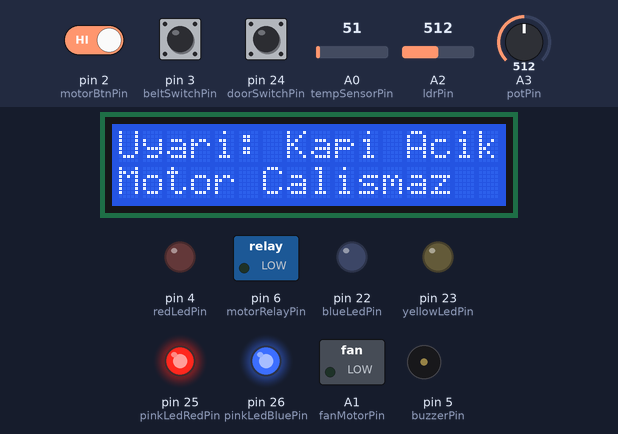
Simulated run of this sketch. Board: Arduino Mega 2560, built with avr-gcc and run on an emulated ATmega2560. On the bench: 16×2 character LCD, switched loads named in the sketch (green lamp = pin HIGH), output pins drawn as LEDs (lit = HIGH), buzzer (waves = sounding, pin HIGH). The inputs (shaded band) are chosen by the test bench; at power-on: pin 24 (doorSwitchPin) HIGH, pin 2 (motorBtnPin) HIGH, pin 3 (beltSwitchPin) HIGH, A0 (tempSensorPin) = 51, A2 (ldrPin) = 512, A3 (potPin) = 512.

Above: at 1.2 s.
1.3 s: pin 24 (doorSwitchPin) pulled LOW for 3.2 s
At 2.5 s:
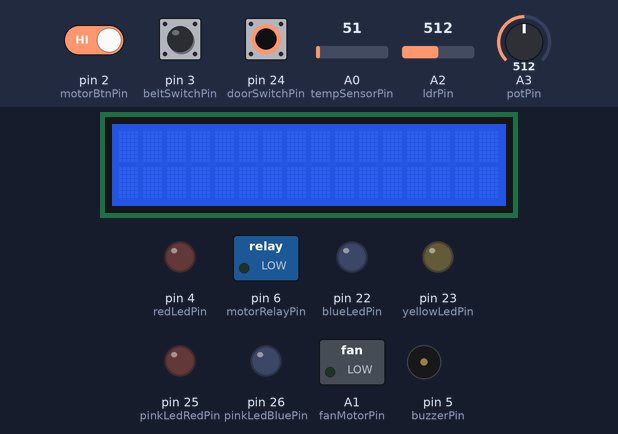
6.8 s: pin 2 (motorBtnPin) driven LOW and pin 24 (doorSwitchPin) driven LOW
At 7.9 s:
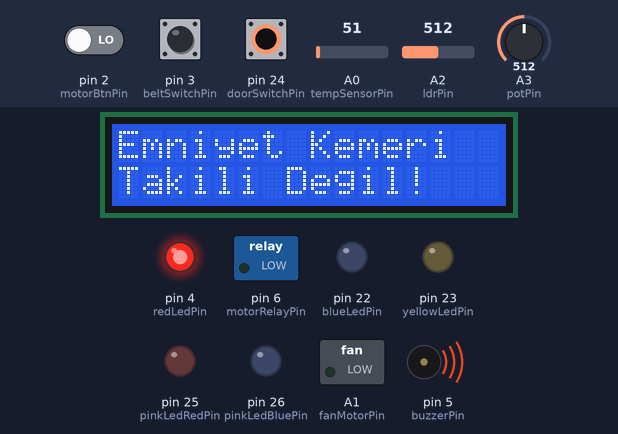
8.5 s: pin 3 (beltSwitchPin) pulled LOW for 0.15 s
At 8.9 s:
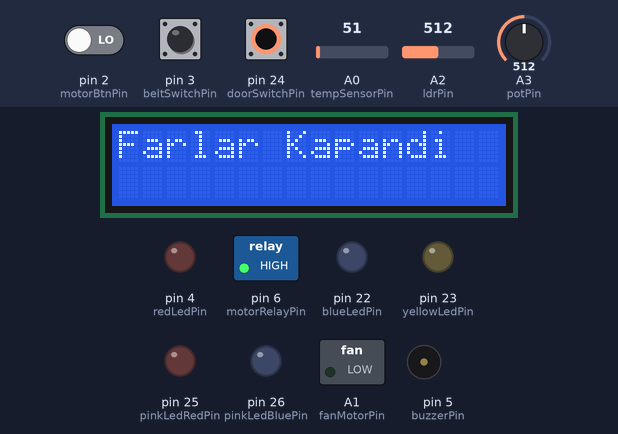
10.5 s: pin 24 (doorSwitchPin) driven HIGH
At 10.92 s:
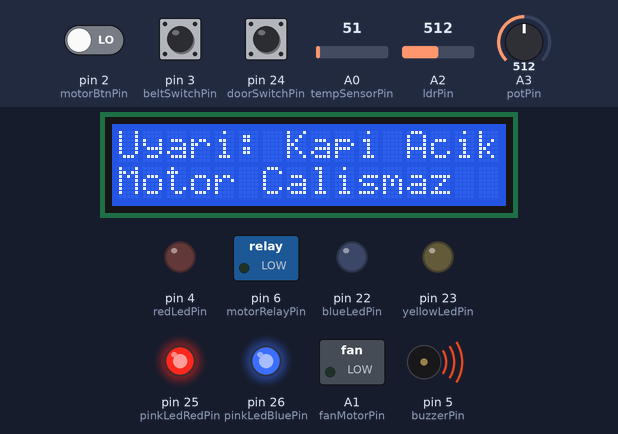
12.6 s: pin 24 (doorSwitchPin) driven LOW
At 13.9 s:
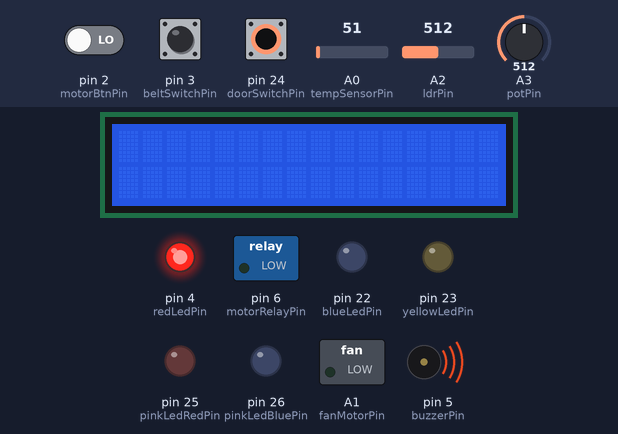
14.2 s: pin 3 (beltSwitchPin) pulled LOW for 1 s
At 15.9 s:
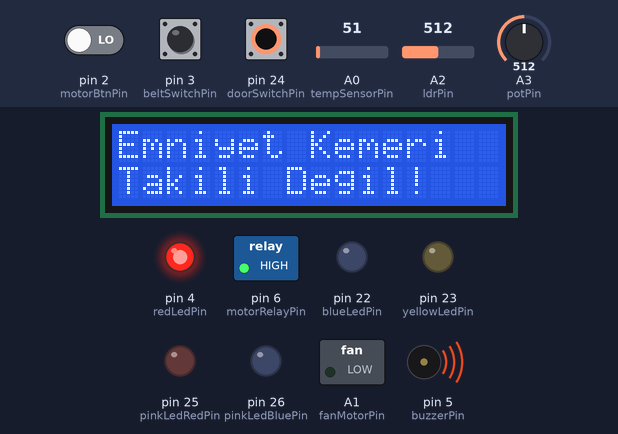
Timing chart, 0 to 17.4 s (numbered marks = the images above; inputs shaded):
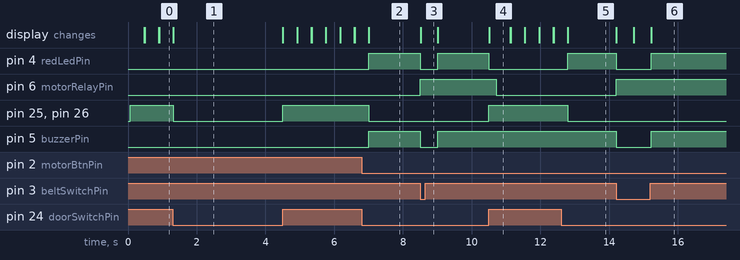

Measured:
- after the input at 1.3 s, pin 25 (pinkLedRedPin), pin 26 (pinkLedBluePin): HIGH → LOW at once, → HIGH 3.2 s later
- after the input at 6.8 s, pin 4 (redLedPin), pin 5 (buzzerPin): LOW → HIGH after 0.21 s; pin 25 (pinkLedRedPin), pin 26 (pinkLedBluePin): HIGH → LOW after 0.21 s; the display: first differs from a run without the input after 0.21 s (image 2)
- after the input at 8.5 s, pin 4 (redLedPin), pin 5 (buzzerPin): HIGH → LOW at once, → HIGH 0.51 s later; pin 6 (motorRelayPin): LOW → HIGH at once; the display: changes at once (image 3)
- after the input at 10.5 s, pin 4 (redLedPin): HIGH → LOW at once; pin 6 (motorRelayPin): HIGH → LOW after 0.21 s; pin 25 (pinkLedRedPin), pin 26 (pinkLedBluePin): LOW → HIGH at once; the display: changes at once (image 4)
- after the input at 12.6 s, pin 4 (redLedPin): LOW → HIGH after 0.20 s; pin 25 (pinkLedRedPin), pin 26 (pinkLedBluePin): HIGH → LOW after 0.20 s
- after the input at 14.2 s, pin 4 (redLedPin), pin 5 (buzzerPin): HIGH → LOW at once, → HIGH 1.0 s later; pin 6 (motorRelayPin): LOW → HIGH at once; the display: first changes at once (image 6 shows a later state)
- what the display in image 4 shows lasts 0.6 s, from 10.5 s to 11.1 s

The sketch:

sketch_apr24a.ino
```cpp
#include <LiquidCrystal.h>


LiquidCrystal lcd(7, 8, 9, 10, 11, 12);


const int motorBtnPin    = 2;
const int beltSwitchPin  = 3;
const int ldrPin = A2;
const int blueLedPin = 22;
const int potPin = A3;
const int yellowLedPin = 23;
const int redLedPin      = 4;
const int buzzerPin      = 5;
const int motorRelayPin  = 6;
const int doorSwitchPin = 24;    // Kapı anahtarı
const int pinkLedRedPin  = 25;   // RGB LED'in kırmızı bacağı
const int pinkLedBluePin = 26;
const int tempSensorPin  = A0;  // LM35 çıkışı
const int fanMotorPin    = A1;  // Klima fanı (DC motor simülasyonu)

// Durum değişkenleri
bool motorRunning       = false;
bool motorButtonPressed = false;
bool fanRunning         = false;
bool activeBeltWarning = false;

void updateLCD(String line1, String line2 = "", int delayTime = 0) {
  lcd.clear();
  lcd.setCursor(0, 0);
  lcd.print(line1);
  if (line2 != "") {
    lcd.setCursor(0, 1);
    lcd.print(line2);
  }
  if (delayTime > 0) {
    delay(delayTime);
    lcd.clear();
  }
}

void startMotor() {
  motorRunning = true;
  digitalWrite(motorRelayPin, HIGH);
  updateLCD("Motor Calisti");
}

void stopMotor() {
  motorRunning = false;
  digitalWrite(motorRelayPin, LOW);
}

void activateWarning() {
  digitalWrite(redLedPin, HIGH);
  digitalWrite(buzzerPin, HIGH);
  if(activeBeltWarning ){
    return;
  }
  updateLCD("Emniyet Kemeri", "Takili Degil!");
  activeBeltWarning = true;
}

void clearWarning() {
  digitalWrite(redLedPin, LOW);
  digitalWrite(buzzerPin, LOW);
  if(!activeBeltWarning){
    return;
  }
  lcd.clear();
  activeBeltWarning = false;
}

float readTemperature() {
  int raw = analogRead(tempSensorPin);
  float voltage = raw * (5.0 / 1023.0);
  return voltage * 100.0; // LM35: 10mV/°C
}

void turnOnFan(float temp) {
  if (!fanRunning) {
    digitalWrite(fanMotorPin, HIGH);
    fanRunning = true;
  }
  bool beltOn = digitalRead(beltSwitchPin) == LOW;
  if (beltOn) {
    updateLCD("Sicaklik: " + String(temp, 1) + (char)223 + "C", "Klima Acildi", 500);
  }
}
void turnOffFan() {
  if (fanRunning) {
    digitalWrite(fanMotorPin, LOW);
    fanRunning = false;

    if (digitalRead(beltSwitchPin) == LOW) {
      lcd.clear();
    }
  }
}

void checkHeadlights() {
  int lightLevel = analogRead(ldrPin);
  if (lightLevel <= 250) {
    digitalWrite(blueLedPin, HIGH);
    updateLCD("Farlar Acik", "" ,500);
  } else {
    digitalWrite(blueLedPin, LOW);
    updateLCD("Farlar Kapandi", "",500);
  }
}
bool checkYLed= false;
void checkFuelLevel() {
  int potValue = analogRead(potPin);
  int fuelPercent = map(potValue, 0, 1023, 0, 100);

  if (fuelPercent == 0) {
    stopMotor();
    digitalWrite(yellowLedPin, LOW);
    turnOffFan();
    digitalWrite(blueLedPin, LOW);
    digitalWrite(redLedPin, LOW);
    digitalWrite(pinkLedRedPin, LOW);
    digitalWrite(pinkLedBluePin, LOW);
    updateLCD("Yakıt Bitti!", "Motor Durdu",1000);
  } else if (fuelPercent < 5) {
    if (checkYLed) {
      digitalWrite(yellowLedPin, HIGH);
      checkYLed = false;
    } else {
      digitalWrite(yellowLedPin, LOW);
      checkYLed = true;

    }
    updateLCD("Kritik: Yakit ", "Az %" + String(fuelPercent), 500);
  } else if (fuelPercent < 10) {
    digitalWrite(yellowLedPin, HIGH);
    updateLCD("Uyari: Yakit", "Dusuk %" + String(fuelPercent), 500);
  } else {
    digitalWrite(yellowLedPin, LOW);
  }
}
void checkDoorStatus() {
  bool doorOpen = digitalRead(doorSwitchPin) == HIGH;

  if (doorOpen) {
    digitalWrite(pinkLedRedPin, HIGH);
    digitalWrite(pinkLedBluePin, HIGH);
    digitalWrite(yellowLedPin, LOW);
    turnOffFan();
    digitalWrite(blueLedPin, LOW);
    digitalWrite(redLedPin, LOW);
    updateLCD("Uyari: Kapi Acik", "Motor Calismaz", 200);
    motorButtonPressed = true;
    stopMotor();
  } else {
    digitalWrite(pinkLedRedPin, LOW);
    digitalWrite(pinkLedBluePin, LOW);
    motorButtonPressed = false;
  }
}
void setup() {
  pinMode(motorBtnPin,   INPUT_PULLUP);
  pinMode(beltSwitchPin, INPUT_PULLUP);
  pinMode(redLedPin,     OUTPUT);
  pinMode(buzzerPin,     OUTPUT);
  pinMode(yellowLedPin, OUTPUT);
  pinMode(doorSwitchPin, INPUT_PULLUP);
  pinMode(pinkLedRedPin, OUTPUT);
  pinMode(pinkLedBluePin, OUTPUT);
  pinMode(motorRelayPin, OUTPUT);
  pinMode(blueLedPin, OUTPUT);
  pinMode(ldrPin, INPUT);
  pinMode(tempSensorPin, INPUT);
  pinMode(fanMotorPin,   OUTPUT);
  lcd.begin(16, 2);
  stopMotor();
  clearWarning();
  turnOffFan();
}

void loop() {
  checkDoorStatus();
  bool doorClosed = digitalRead(doorSwitchPin) == LOW;

  if (!doorClosed) {
    stopMotor();
    return;
  }
  bool beltOn       = digitalRead(beltSwitchPin) == LOW;
  bool motorBtnDown = digitalRead(motorBtnPin)    == LOW;

  if (motorBtnDown && !motorButtonPressed && !motorRunning) {
    motorButtonPressed = true;

    if (!beltOn) {
      stopMotor();
      activateWarning();
    } else {
      clearWarning();

      int potValue = analogRead(potPin);
      int fuelPercent = map(potValue, 0, 1023, 0, 100);

      if (fuelPercent == 0) {

        stopMotor();
        updateLCD("Yakit Bitti", "Motor Calisamaz");
      } else {
        startMotor();
      }
    }
  }


  if (!motorBtnDown) {
    motorButtonPressed = false;
  }
  if (!beltOn && motorRunning) {
    activateWarning();
    return;
  }
  if (beltOn ) {
    clearWarning();
  }

  if (motorRunning) {
    float currentTemp = readTemperature();
    if (currentTemp > 25.0) {
      turnOnFan(currentTemp);
    } else {
      turnOffFan();
    }
    checkFuelLevel();
    checkHeadlights();
  }

}
```
